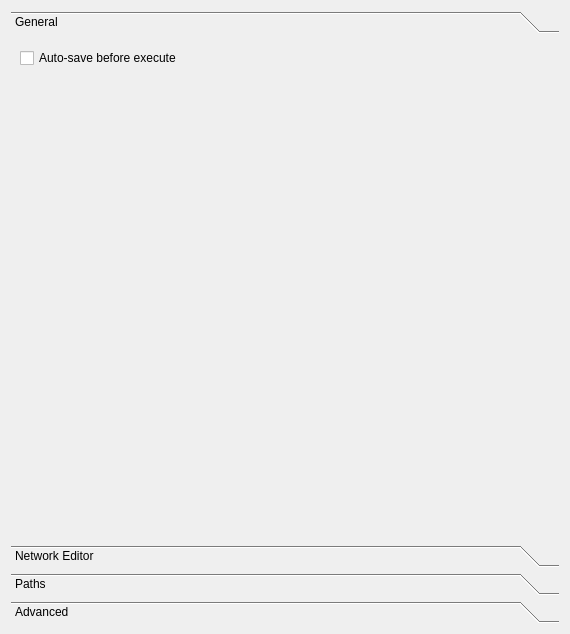
<?xml version="1.0" encoding="UTF-8"?>
<ui version="4.0">
 <class>PreferencesDialog</class>
 <widget class="QDialog" name="PreferencesDialog">
  <property name="geometry">
   <rect>
    <x>0</x>
    <y>0</y>
    <width>570</width>
    <height>634</height>
   </rect>
  </property>
  <property name="sizePolicy">
   <sizepolicy hsizetype="Fixed" vsizetype="Fixed">
    <horstretch>0</horstretch>
    <verstretch>0</verstretch>
   </sizepolicy>
  </property>
  <property name="minimumSize">
   <size>
    <width>500</width>
    <height>300</height>
   </size>
  </property>
  <property name="windowTitle">
   <string>Preferences</string>
  </property>
  <layout class="QGridLayout" name="gridLayout">
   <item row="0" column="0">
    <widget class="QToolBox" name="toolBox">
     <widget class="QWidget" name="toolBoxPage1">
      <property name="geometry">
       <rect>
        <x>0</x>
        <y>0</y>
        <width>552</width>
        <height>508</height>
       </rect>
      </property>
      <attribute name="label">
       <string>General</string>
      </attribute>
      <layout class="QFormLayout" name="formLayout">
       <item row="0" column="0">
        <widget class="QCheckBox" name="saveBeforeExecuteCheckBox_">
         <property name="text">
          <string>Auto-save before execute</string>
         </property>
        </widget>
       </item>
      </layout>
     </widget>
     <widget class="QWidget" name="page">
      <attribute name="label">
       <string>Network Editor</string>
      </attribute>
      <widget class="QGroupBox" name="layoutOptionsGroupBox_">
       <property name="geometry">
        <rect>
         <x>0</x>
         <y>0</y>
         <width>531</width>
         <height>231</height>
        </rect>
       </property>
       <property name="minimumSize">
        <size>
         <width>531</width>
         <height>231</height>
        </size>
       </property>
       <property name="title">
        <string>Display Options</string>
       </property>
       <property name="alignment">
        <set>Qt::AlignCenter</set>
       </property>
       <layout class="QVBoxLayout" name="verticalLayout">
        <item>
         <layout class="QHBoxLayout" name="moduleSizeHorizontalLayout_">
          <item>
           <widget class="QLabel" name="moduleSizeLabel_">
            <property name="text">
             <string>Module Size:</string>
            </property>
           </widget>
          </item>
          <item>
           <spacer name="horizontalSpacer_4">
            <property name="orientation">
             <enum>Qt::Horizontal</enum>
            </property>
            <property name="sizeHint" stdset="0">
             <size>
              <width>40</width>
              <height>20</height>
             </size>
            </property>
           </spacer>
          </item>
          <item>
           <widget class="QToolButton" name="largeModuleSizeToolButton_">
            <property name="enabled">
             <bool>true</bool>
            </property>
            <property name="text">
             <string>All Large</string>
            </property>
            <property name="checked">
             <bool>false</bool>
            </property>
           </widget>
          </item>
          <item>
           <widget class="QToolButton" name="smallModuleSizeToolButton_">
            <property name="enabled">
             <bool>true</bool>
            </property>
            <property name="text">
             <string>All Small</string>
            </property>
           </widget>
          </item>
         </layout>
        </item>
        <item>
         <layout class="QHBoxLayout" name="dataflowPipelinesHorizontalLayout_">
          <item>
           <widget class="QLabel" name="pipelinesLabel_">
            <property name="text">
             <string>Dataflow Pipelines:</string>
            </property>
           </widget>
          </item>
          <item>
           <spacer name="horizontalSpacer_3">
            <property name="orientation">
             <enum>Qt::Horizontal</enum>
            </property>
            <property name="sizeHint" stdset="0">
             <size>
              <width>40</width>
              <height>20</height>
             </size>
            </property>
           </spacer>
          </item>
          <item>
           <widget class="QRadioButton" name="manhattanPipesRadioButton_">
            <property name="enabled">
             <bool>true</bool>
            </property>
            <property name="whatsThis">
             <string>Switch to classic dataflow pipelines.</string>
            </property>
            <property name="text">
             <string>Manhattan</string>
            </property>
           </widget>
          </item>
          <item>
           <widget class="QRadioButton" name="cubicPipesRadioButton_">
            <property name="whatsThis">
             <string>Switch to curved dataflow pipelines.</string>
            </property>
            <property name="text">
             <string>Cubic Bézier</string>
            </property>
           </widget>
          </item>
          <item>
           <widget class="QRadioButton" name="euclideanPipesRadioButton_">
            <property name="whatsThis">
             <string>Switch to straight, direct dataflow pipelines.</string>
            </property>
            <property name="text">
             <string>Euclidean</string>
            </property>
            <property name="checked">
             <bool>true</bool>
            </property>
           </widget>
          </item>
         </layout>
        </item>
        <item>
         <layout class="QHBoxLayout" name="horizontalLayout_4">
          <item>
           <widget class="QLabel" name="label_2">
            <property name="text">
             <string>Default Note Position:</string>
            </property>
           </widget>
          </item>
          <item>
           <spacer name="horizontalSpacer">
            <property name="orientation">
             <enum>Qt::Horizontal</enum>
            </property>
            <property name="sizeHint" stdset="0">
             <size>
              <width>40</width>
              <height>20</height>
             </size>
            </property>
           </spacer>
          </item>
          <item>
           <widget class="QComboBox" name="defaultNotePositionComboBox_">
            <property name="currentIndex">
             <number>4</number>
            </property>
            <item>
             <property name="text">
              <string>None</string>
             </property>
            </item>
            <item>
             <property name="text">
              <string>Tooltip</string>
             </property>
            </item>
            <item>
             <property name="text">
              <string>Top</string>
             </property>
            </item>
            <item>
             <property name="text">
              <string>Left</string>
             </property>
            </item>
            <item>
             <property name="text">
              <string>Right</string>
             </property>
            </item>
            <item>
             <property name="text">
              <string>Bottom</string>
             </property>
            </item>
           </widget>
          </item>
         </layout>
        </item>
        <item>
         <layout class="QHBoxLayout" name="horizontalLayout_3">
          <item>
           <widget class="QLabel" name="backgroundColorLabel_">
            <property name="text">
             <string>Background color:</string>
            </property>
           </widget>
          </item>
          <item>
           <spacer name="horizontalSpacer_2">
            <property name="orientation">
             <enum>Qt::Horizontal</enum>
            </property>
            <property name="sizeHint" stdset="0">
             <size>
              <width>40</width>
              <height>20</height>
             </size>
            </property>
           </spacer>
          </item>
          <item>
           <widget class="QPushButton" name="chooseBackgroundColorButton_">
            <property name="text">
             <string>Choose...</string>
            </property>
           </widget>
          </item>
          <item>
           <widget class="QPushButton" name="resetBackgroundColorButton_">
            <property name="text">
             <string>Revert to Default</string>
            </property>
           </widget>
          </item>
         </layout>
        </item>
        <item>
         <layout class="QGridLayout" name="gridLayout_6">
          <item row="0" column="1">
           <widget class="QCheckBox" name="dockableModulesCheckBox_">
            <property name="text">
             <string>Enable Module Dock</string>
            </property>
            <property name="checked">
             <bool>true</bool>
            </property>
           </widget>
          </item>
          <item row="0" column="0">
           <widget class="QCheckBox" name="modulesSnapToCheckBox_">
            <property name="maximumSize">
             <size>
              <width>200</width>
              <height>16777215</height>
             </size>
            </property>
            <property name="text">
             <string>Modules Snap To Grid</string>
            </property>
            <property name="checked">
             <bool>true</bool>
            </property>
           </widget>
          </item>
          <item row="1" column="0">
           <widget class="QCheckBox" name="portSizeEffectsCheckBox_">
            <property name="text">
             <string>Highlight Ports on Hover</string>
            </property>
           </widget>
          </item>
          <item row="1" column="1">
           <widget class="QCheckBox" name="actionTextIconCheckBox_">
            <property name="text">
             <string>Execute Button State</string>
            </property>
            <property name="checked">
             <bool>false</bool>
            </property>
            <property name="tristate">
             <bool>true</bool>
            </property>
           </widget>
          </item>
         </layout>
        </item>
       </layout>
      </widget>
     </widget>
     <widget class="QWidget" name="page_2">
      <attribute name="label">
       <string>Paths</string>
      </attribute>
      <layout class="QVBoxLayout" name="verticalLayout_2">
       <item>
        <widget class="QGroupBox" name="pathSettingsGroupBox_">
         <property name="enabled">
          <bool>true</bool>
         </property>
         <property name="title">
          <string>SCIRun Path Settings</string>
         </property>
         <property name="alignment">
          <set>Qt::AlignCenter</set>
         </property>
         <widget class="QWidget" name="layoutWidget">
          <property name="geometry">
           <rect>
            <x>10</x>
            <y>30</y>
            <width>421</width>
            <height>198</height>
           </rect>
          </property>
          <layout class="QGridLayout" name="pathSettingsGridLayout_">
           <item row="0" column="0">
            <widget class="QLabel" name="scirunDataLabel_">
             <property name="text">
              <string>SCIRun Data</string>
             </property>
            </widget>
           </item>
           <item row="0" column="1">
            <widget class="QLineEdit" name="scirunDataLineEdit_">
             <property name="enabled">
              <bool>true</bool>
             </property>
             <property name="readOnly">
              <bool>true</bool>
             </property>
            </widget>
           </item>
           <item row="0" column="2">
            <widget class="QPushButton" name="scirunDataPushButton_">
             <property name="enabled">
              <bool>true</bool>
             </property>
             <property name="text">
              <string>Set...</string>
             </property>
            </widget>
           </item>
           <item row="2" column="0">
            <widget class="QLabel" name="scirunNetsLabel_">
             <property name="text">
              <string>SCIRun Nets</string>
             </property>
            </widget>
           </item>
           <item row="2" column="1">
            <widget class="QLineEdit" name="scirunNetsLineEdit_">
             <property name="enabled">
              <bool>false</bool>
             </property>
            </widget>
           </item>
           <item row="2" column="2">
            <widget class="QPushButton" name="scirunNetsPushButton_">
             <property name="enabled">
              <bool>false</bool>
             </property>
             <property name="text">
              <string>Set</string>
             </property>
            </widget>
           </item>
           <item row="3" column="0">
            <widget class="QLabel" name="userDataLabel_">
             <property name="text">
              <string>User Data</string>
             </property>
            </widget>
           </item>
           <item row="3" column="1">
            <widget class="QLineEdit" name="userDataLineEdit_">
             <property name="enabled">
              <bool>false</bool>
             </property>
            </widget>
           </item>
           <item row="3" column="2">
            <widget class="QPushButton" name="userDataPushButton_">
             <property name="enabled">
              <bool>false</bool>
             </property>
             <property name="text">
              <string>Set</string>
             </property>
            </widget>
           </item>
           <item row="1" column="2">
            <widget class="QPushButton" name="addToPathButton_">
             <property name="text">
              <string>Add to Path...</string>
             </property>
            </widget>
           </item>
           <item row="1" column="1">
            <widget class="QTextEdit" name="scirunDataPathTextEdit_">
             <property name="readOnly">
              <bool>true</bool>
             </property>
            </widget>
           </item>
          </layout>
         </widget>
        </widget>
       </item>
       <item>
        <widget class="QGroupBox" name="dataSetGroupBox_">
         <property name="title">
          <string>SCIRun Data Set*</string>
         </property>
         <property name="alignment">
          <set>Qt::AlignCenter</set>
         </property>
         <widget class="QWidget" name="layoutWidget1">
          <property name="geometry">
           <rect>
            <x>20</x>
            <y>30</y>
            <width>241</width>
            <height>34</height>
           </rect>
          </property>
          <layout class="QHBoxLayout" name="dataSetHorizontalLayout_">
           <item>
            <widget class="QLabel" name="dataSetLabel_">
             <property name="text">
              <string>Data Set</string>
             </property>
            </widget>
           </item>
           <item>
            <widget class="QLineEdit" name="dataSetLineEdit_">
             <property name="enabled">
              <bool>false</bool>
             </property>
            </widget>
           </item>
           <item>
            <widget class="QPushButton" name="dataSetPushButton_">
             <property name="enabled">
              <bool>false</bool>
             </property>
             <property name="text">
              <string>Set</string>
             </property>
            </widget>
           </item>
          </layout>
         </widget>
        </widget>
       </item>
      </layout>
     </widget>
     <widget class="QWidget" name="toolBoxPage2">
      <property name="geometry">
       <rect>
        <x>0</x>
        <y>0</y>
        <width>552</width>
        <height>508</height>
       </rect>
      </property>
      <attribute name="label">
       <string>Advanced</string>
      </attribute>
      <layout class="QGridLayout" name="gridLayout_2">
       <item row="0" column="0">
        <widget class="QLabel" name="label">
         <property name="text">
          <string>Regression test data directory:</string>
         </property>
        </widget>
       </item>
       <item row="0" column="1">
        <widget class="QLineEdit" name="regressionTestDataDirLineEdit_">
         <property name="readOnly">
          <bool>true</bool>
         </property>
        </widget>
       </item>
       <item row="0" column="2">
        <widget class="QPushButton" name="regressionTestDataButton_">
         <property name="text">
          <string>Browse...</string>
         </property>
        </widget>
       </item>
       <item row="1" column="1" colspan="2">
        <widget class="QCheckBox" name="moduleErrorDialogDisableCheckbox_">
         <property name="text">
          <string>Disable Module Error dialogs</string>
         </property>
         <property name="checked">
          <bool>false</bool>
         </property>
        </widget>
       </item>
      </layout>
     </widget>
    </widget>
   </item>
  </layout>
 </widget>
 <resources/>
 <connections/>
</ui>
